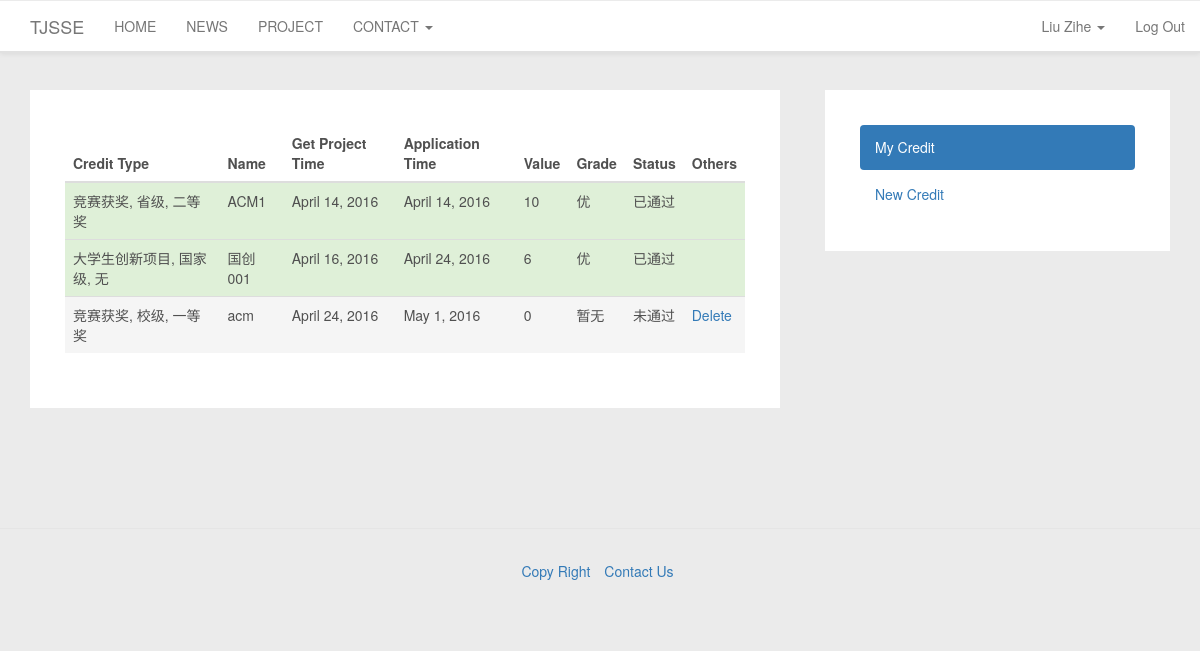
/accounts/my_credit/ (signed in), run on the app's committed database.
### accounts/models.py (models this page shows, shortened)
class UserProfile(models.Model):
    user = models.OneToOneField(User)
    TYPE_STUDENT = "STUDENT"
    TYPE_PROFESSOR = "PROFESSOR"
    type = models.CharField(max_length=10)
    grade = models.IntegerField(null=True)
    MAJOR_CHOICES = [
        (0, '暂无'),
        (1, '软件技术与管理'),
        (2, '网络与主机软件'),
        (3, '嵌入式软件与系统'),
        (4, '数字媒体'),
        (5, '其他')
    ]
    major = models.IntegerField(choices=MAJOR_CHOICES, default=0)
    phone = models.CharField(max_length=11, blank=True)
    def get_full_name(self):
        if (len(self.user.first_name) > 0) and (len(self.user.last_name) > 0):
            return self.user.get_full_name()
        else:
            return self.user.get_username()
    def is_profile_completed(self):
        if (len(self.user.first_name) == 0) or (len(self.user.last_name) == 0) or (len(self.user.email) == 0):
            return False
        if (self.type == UserProfile.TYPE_STUDENT) and (not self.grade):
            return  False
        return True

class Credit(models.Model):
    student = models.ForeignKey(User)
    create_credit_date = models.DateField(auto_now=True)
    get_project_date = models.DateField(null=True)
    name = models.CharField('名称', max_length=300)
    CREDIT_TYPE_CHOICES = [
        (1, '竞赛获奖'),
        (2, '学术论文'),
        (3, '国家发明专利'),
        (4, '大学生创新项目'),
    ]
    CREDIT_SECOND_TYPE = [
        (11, '校级'), (12, '省级'), (13, '国家级'), (14, '国际级'), (15, '其他'),
        (21, '权威报纸'), (22, '核心期刊'), (23, 'SCI/EI检索'),
        (0, '无')
    ]
    CREDIT_THIRD_TYPE = [
        (11, '一等奖'), (12, '二等奖'), (13, '三等奖'),
        (21, '第一作者'), (22, '第二作者'), (23, '第三作者'),
        (0, "无")
    ]
    credit_type = models.IntegerField('认定类型', choices=CREDIT_TYPE_CHOICES, default='1')
    credit_second_type = models.IntegerField('认定等级2', choices=CREDIT_SECOND_TYPE, default='11')
    credit_third_type = models.IntegerField('认定等级3', choices=CREDIT_THIRD_TYPE, default='11')
    CREDIT_STATUS_CHOICES = [
        (0, '待审核'),
        (1, '未通过'),
        (2, '已通过'),
    ]
    status = models.IntegerField('审核状态', choices=CREDIT_STATUS_CHOICES, default=0)
    CREDIT_GRADE = [
        (5, '优'),
        (4, '良'),
        (3, '中'),
        (2, '及格'),
        (0, '暂无')
    ]
    grade = models.IntegerField('学分等级', choices=CREDIT_GRADE, default=0)
    value = models.IntegerField('认定学分', default=0)
    image = models.ImageField('认证图片', upload_to='img', null=True)
    class Meta:
        ordering = ['create_credit_date']

### accounts/views.py (the view)
@login_required(login_url='/accounts/login/')
def user_credit_list_view(request):
    credit_list = request.user.credit_set.all()
    return render(request, 'credit.html', {'credit_list': credit_list})

### templates/credit.html (shortened to what this page needs)
{% extends "base_credit.html" %}
{% block creditcontent %}
    <table class="table table-striped table-hover">
      <thead>
        <tr>
            <th>Credit Type</th>
            <th>Name</th>
            <th>Get Project Time</th>
            <th>Application Time</th>
            <th>Value</th>
            <th>Grade</th>
            <th>Status</th>
            <th>Others</th>
        </tr>
      </thead>
      <tbody>
        {% for credit in credit_list %}
            {% if credit.status == 0 %}
                    <tr class="warning">
            {% elif credit.status == 1 %}
                    <tr class="active">
            {% else %}
                    <tr class="success">
            {% endif %}
                <td>{{ credit.get_credit_type_display}}, {{ credit.get_credit_second_type_display }}, {{ credit.get_credit_third_type_display }}</td>
                <td>{{ credit.name  }}</td>
                <td>{{ credit.get_project_date }}</td>
                <td>{{ credit.create_credit_date }}</td>
                <td>{{ credit.value }}</td>
                <td>{{ credit.get_grade_display }}</td>
                <td>{{ credit.get_status_display }}</td>
                <td>
                    {% if credit.status != 2 %}
                        <a href="{% url 'delete_credit' id=credit.id %}">Delete</a>
                    {% endif %}
                </td>
            </tr>
        {% endfor %}
      </tbody>
    </table>
{% endblock creditcontent %}

### templates/base.html (shortened to what this page needs)
{% load staticfiles %}
<!DOCTYPE html>
<html lang="en">
<head>
    <link rel="stylesheet" href="{% static "css/bootstrap.css" %}" type="text/css">
    <link rel="stylesheet" href="{% static "css/bootstrap-theme.css" %}" type="text/css">
    <link rel="stylesheet" href="{% static "css/customstyle.css" %}" type="text/css">
</head>
<body>
<nav class="navbar navbar-default navbar-fixed-top col-sm-12" role="navigation">
    <div class="navbar-header">
        <a class="navbar-brand" href="{% url 'home' %}">TJSSE</a>
    </div>
    <div class="collapse navbar-collapse" id="example-navbar-collapse">
        <ul class="nav navbar-nav">
            <li id="home">
                <a href="{% url 'home' %}">HOME</a>
            </li>
            <li id="news">
                <a href="/news">NEWS</a>
            </li>
            <li id="project">
                <a href="/project">PROJECT</a>
            </li>
            <li class="dropdown">
                <a href="#" class="dropdown-toggle" data-toggle="dropdown" role="button" aria-haspopup="true"
                   aria-expanded="false">
                    CONTACT <span class="caret"></span>
                </a>
            </li>
        </ul>
        <ul class="nav navbar-nav navbar-right" id="user">
            {% if not user.is_authenticated %}
                <li><a href="/login/">Log In</a></li>
            {% elif user.userprofile.type == "STUDENT" %}
                <li class="dropdown">
                    <a href="#" class="dropdown-toggle" data-toggle="dropdown" role="button" aria-haspopup="true"
                       aria-expanded="false">
                        {{ user.userprofile.get_full_name }} <span class="caret"></span></a>
                </li>
                <li><a href="/logout/">Log Out</a></li>
            {% endif %}
        </ul>
    </div>
</nav>
<div class="main-content container">
    {% block mainbase %}
        <div class="row ">
            <div class="container col-sm-8">
                <div>
                    {% block contentbase %}
                    {% endblock contentbase %}
                </div>
            </div>
            <div class="container col-sm-4 sidebar">
                <div>
                    {% block sidebarbase %}
                    {% endblock sidebarbase %}
                </div>
            </div>
        </div>
    {% endblock mainbase %}
</div>
<footer>
    <ul class="list-inline text-center">
        <li><a href="#">Copy Right</a></li>
        <li><a href="#">Contact Us</a></li>
    </ul>
</footer>
</body>
</html>

### static/css/customstyle.css (style rules this page uses)
footer { padding: 30px; margin-top: 70px; border-top: 1px solid #e5e5e5; }
html, body { color: #505050; line-height: 1.75em; background: #ebebeb; position: relative; font-family: "Helvetica Neue", Helvetica, Arial, "Hiragino Sans GB", "Hiragino Sans GB W3", "WenQuanYi Micro Hei", "Microsoft YaHei UI", "Microsoft YaHei", sans-serif; }
.navbar-default { background: #ffffff; border-top: 1px solid #ebebeb; margin-bottom: 35px; border-bottom: 2px solid #e1e1e1; }
.main-content { margin-top: 90px; }
.sidebar { padding-left: 30px; position: relative; }

### data on the page
Credit: credit_type "竞赛获奖", credit_second_type "省级", credit_third_type "二等奖", name "ACM1", get_project_date "April 14, 2016", create_credit_date "April 14, 2016", value "10", grade "优", status "已通过"
Credit: credit_type "大学生创新项目", credit_second_type "国家级", credit_third_type "无", name "国创001", get_project_date "April 16, 2016", create_credit_date "April 24, 2016", value "6", grade "优", status "已通过"
Credit: credit_type "竞赛获奖", credit_second_type "校级", credit_third_type "一等奖", name "acm", get_project_date "April 24, 2016", create_credit_date "May 1, 2016", value "0", grade "暂无", status "未通过", shows "Delete"

### other printed values
{{ user.userprofile.get_full_name }} "Liu Zihe"
